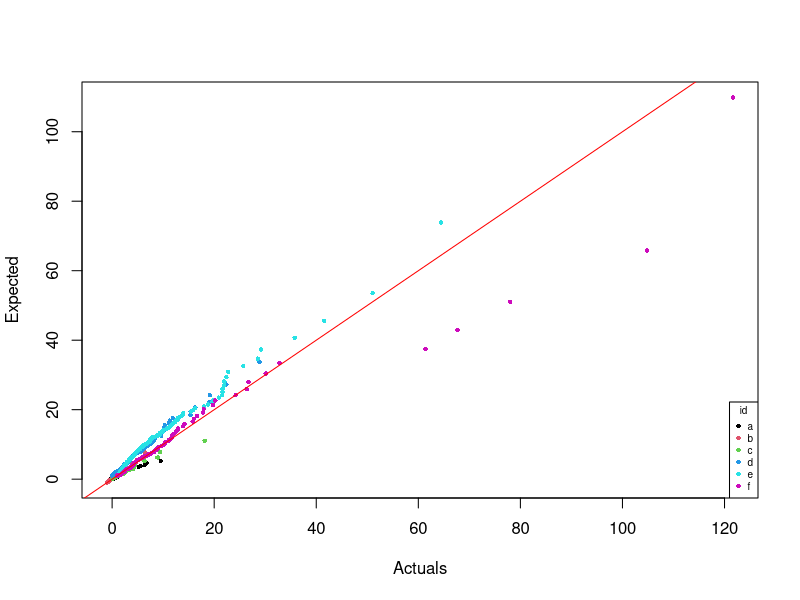
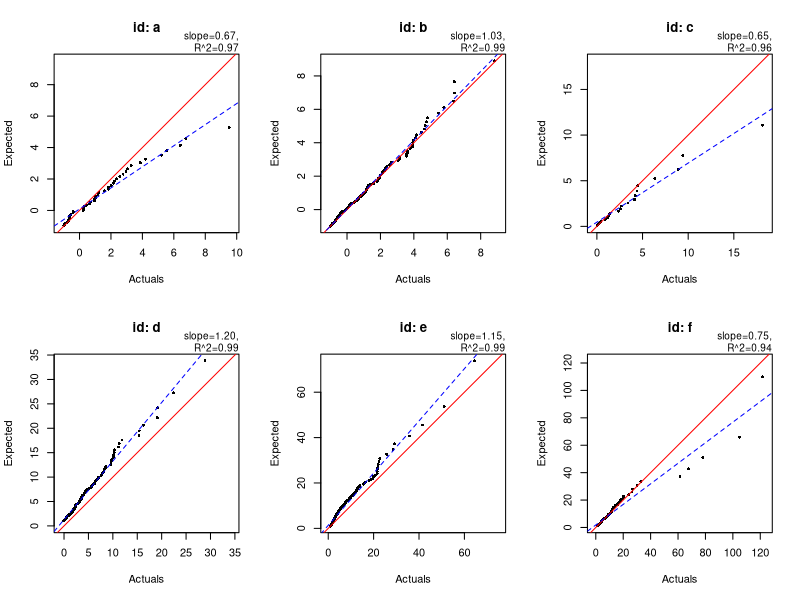
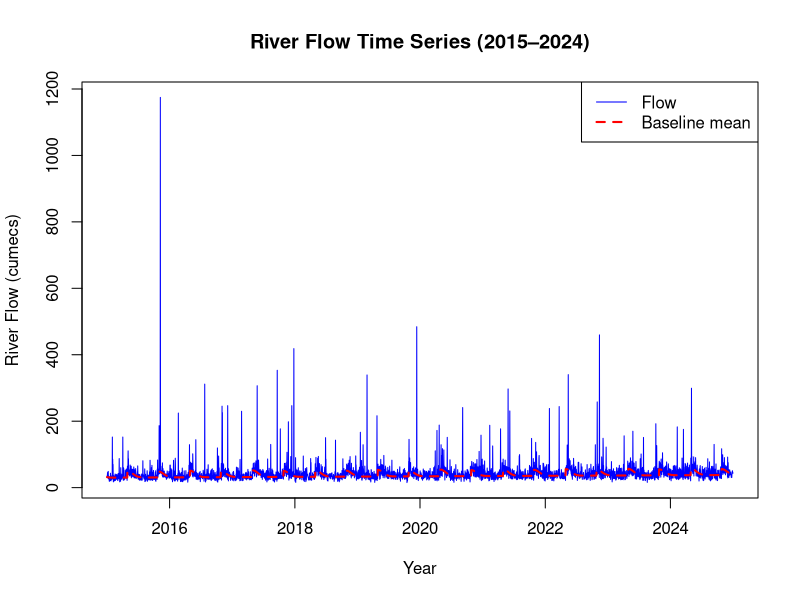
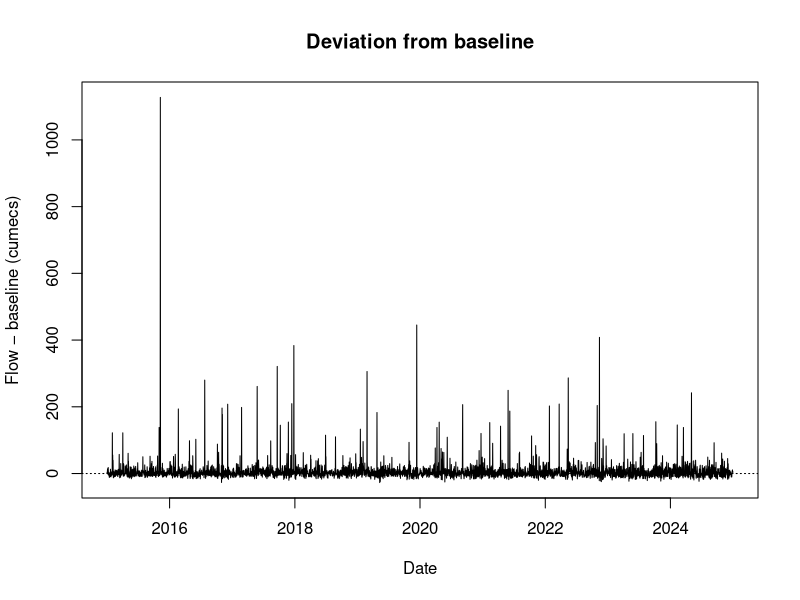
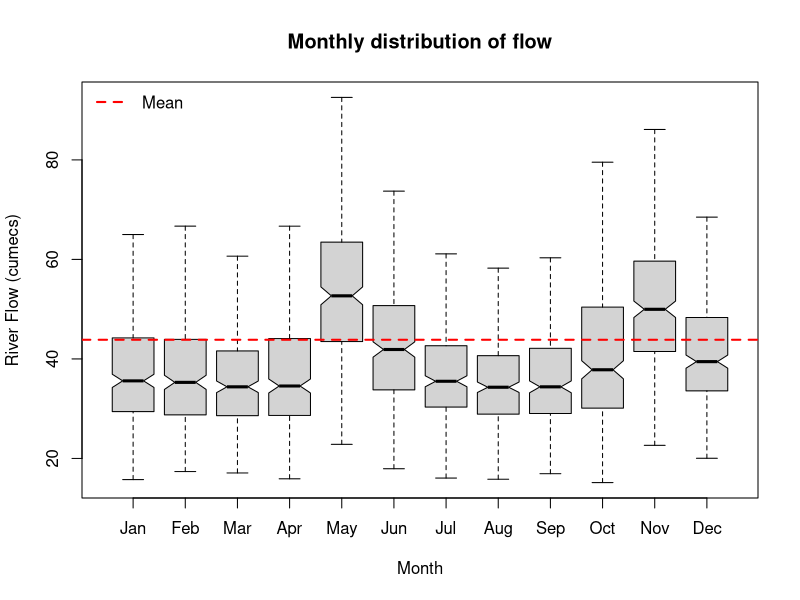
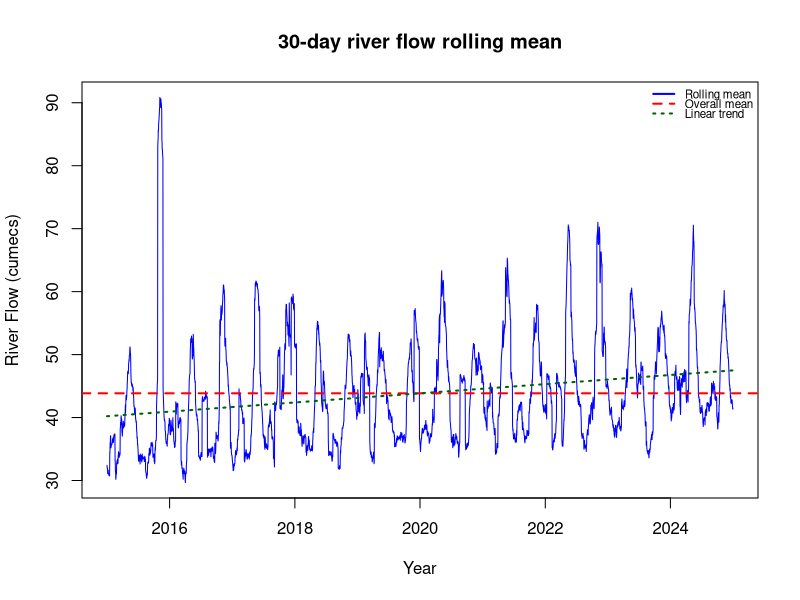
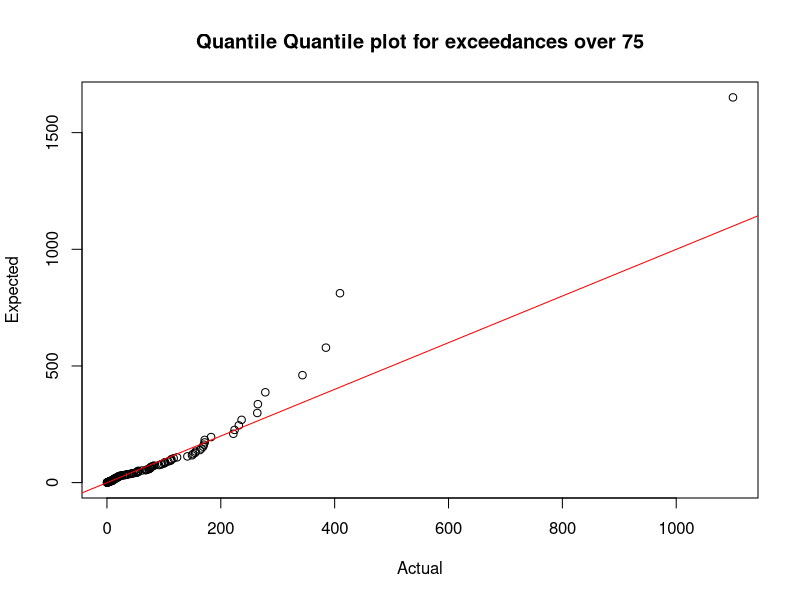

Write R code to recreate these figures, in order.
## ---- chunk 1
qgpd <- function (p, sigma=1, xi=0, u=0){
  len <- max(length(p), length(sigma), length(xi), length(u))
  p <- rep_len(p, len)
  sigma <- rep_len(sigma, len)
  xi <- rep_len(xi, len)
  u <- rep_len(u, len)
  
  safe_xi <- ifelse(xi==0, 1, xi)
  
  value <- ifelse(
    xi == 0,
    u - sigma * log1p(-p),
    u + ((1 - p)^(-xi) - 1) * sigma / safe_xi)
  maxp <- u - sigma/safe_xi
  
  # Ensuring our range is correct
  value <- ifelse(xi<0 & p==1, maxp, value)
  value <- ifelse(xi<0 & p<1 & maxp <= value, NaN, value)
  
  # Handling forbidden inputs
  inadmissable <-
  (is.na(p))|(is.na(sigma))|(is.na(xi))|(is.na(u))|
  (!is.numeric(p))|(!is.numeric(sigma))|(!is.numeric(xi))|(!is.numeric(u))|
  (p < 0)|(p > 1)|(sigma <= 0)

  if (any(inadmissable, na.rm = TRUE)) warning("NaNs produced")
  value[inadmissable] <- NaN
  
  value
  
}

## ---- chunk 2
qgpd(0.5,2,-0.4,1.5)
qgpd(0.75,2,-0.4,1.5)
qgpd(0.99,2,-0.4,1.5)
## ---- chunk 3
#| echo: false

# Reading our inputs:
gpd_parameters <- read.csv("gpd_parameters.csv")
gpd_samples <- read.csv("gpd_samples.csv")

# Mapping from our samples vector to our parameters table: 
row <- match(gpd_samples$set_id, gpd_parameters$id)

# Ranking our samples:
class_ranking <- ave(gpd_samples$value, gpd_samples$set_id, FUN = rank)

# Using our samples to generate our p-values:
n <- gpd_parameters$size[row]
p <- (class_ranking - 0.5) / n

# Formatting (necessary for the legend):
f   <- factor(gpd_samples$set_id)
cols <- as.integer(f)
ptch <- 16
pt.cex <- 0.6

expected_q <- qgpd(
  p, 
  gpd_parameters$sigma[row], 
  gpd_parameters$xi[row],
  gpd_parameters$u[row]
)

# Graphing our actual vs expected (using our p-values to generate our expected):
plot(
x = gpd_samples$value, 
y = expected_q,
xlab = "Actuals",
ylab = "Expected",
col = cols,
pch = ptch,
cex = pt.cex
)

# Adding our y=x line:
abline(0,1,col="red")

# Adding our legend:
legend(
  "bottomright",
  title = "id",
  legend = levels(f),
  col = seq_along(levels(f)),
  pch = ptch,
  cex = pt.cex,
  bty = "o")

## ---- chunk 4
#| echo: false

# Making six QQ plots (with one per id):
ids <- levels(f)

# Setting up the grid for our 6 smaller QQ plots:
op <- par(mfrow = c(2, 3))

# Building our plots:
for(id in ids){
  
  # Separating our various ids
  filt <- gpd_samples$set_id == id

  # Ensuring our plots don't appear too small when plotted
  limits <- range(c(gpd_samples$value[filt], expected_q[filt]), finite = TRUE)
  
  # Plotting the graph
  plot(
    x = gpd_samples$value[filt],
    y = expected_q[filt],
    xlab = "Actuals",
    ylab = "Expected",
    main = paste("id:", id),
    pch  = ptch,
    cex  = pt.cex,
    xlim = limits,
    ylim = limits,
    asp  = 1
  )
  
  # Fitting a y=x line
  abline(0, 1, col = "red")
  
  # Adding a line of best fit through our plotted samples
  bestfit <- lm(expected_q[filt] ~ gpd_samples$value[filt])
  abline(bestfit, col = "blue", lty = 2)

  # Annotating our figure
  mtext(
    sprintf(
      "slope=%.2f,
      R^2=%.2f",
      coef(bestfit)[2],
      summary(bestfit)$r.squared),
      side = 3,
      adj = 1,
      cex = 0.6)
  }

# Reverting from grids back to normal:
par(op)

## ---- chunk 5
#| echo: false

cor_results <- tapply(
  seq_along(expected_q),                 
  gpd_samples$set_id,
  function(filt) {
    cor(gpd_samples$value[filt], expected_q[filt])   
  }
)

# Displaying correlations by id:
cor_results

## ---- chunk 6
#| echo: false

# Reading our inputs:
riverflow <- read.csv("riverflow_2015_2024.csv")

# Formating dates:
riverflow$date <- as.Date(riverflow$date, format = "%Y-%m-%d")

# Time Series of flow data:
plot(
x = riverflow$date,
y = riverflow$flow,
type = "l",
col = "blue",
xlim = range(riverflow$date, na.rm = TRUE),
ylim = range(riverflow$flow, na.rm = TRUE),
xlab = "Year",
ylab = "River Flow (cumecs)",
main = "River Flow Time Series (2015–2024)"
)

# Time Series of baseline mean:
lines(
x = riverflow$date,
y = riverflow$baseline_mean,
col = "red",
lty = 2,
lwd = 2)

# Legend:
legend(
"topright",
legend = c("Flow", "Baseline mean"),
col = c("blue", "red"), 
lty = c(1, 2),
lwd = c(1, 2),
bty = "o")


# Time series plot of flow minus baseline mean. 
plot(
x = riverflow$date,
y = riverflow$flow - riverflow$baseline_mean,
type = "l",
xlab = "Date", 
ylab = "Flow − baseline (cumecs)",
main = "Deviation from baseline"
)
abline(h = 0, lty = 3)


## ---- chunk 7

riverflow$month <- factor(format(riverflow$date, "%b"), levels = month.abb)

# Box and Whisker plot:
boxplot(
flow ~ month,
data = riverflow,
ylab = "River Flow (cumecs)",
xlab = "Month",
main = "Monthly distribution of flow",
notch = TRUE,
outline = FALSE)
abline(h = mean(riverflow$flow), col = "red", lwd = 2, lty = 2)
legend("topleft", legend = "Mean", col = "red", lwd = 2, lty = 2, bty = "n")
## ---- chunk 8
#| echo: false

window <- 30
row_number <- nrow(riverflow)
rolling_mean <- rep(NA, row_number)

for(i in seq_len(row_number)){
  rolling_mean[i] <- mean(riverflow$flow[max(1,i-floor(window/2)):min(row_number,i+floor(window/2))],na.rm=TRUE)
}

# Plotting the rolling mean
plot(
  x=riverflow$date,
  y=rolling_mean,
  type="l",
  col="blue",
  xlab="Year",
  ylab="River Flow (cumecs)",
  main="30-day river flow rolling mean")

trend <- lm(rolling_mean ~ as.numeric(riverflow$date))

# Overall mean line and fitted trend line
abline(h = mean(riverflow$flow, na.rm = TRUE), col = "red", lty = 2, lwd = 2)
lines(riverflow$date, predict(trend), col = "darkgreen", lwd = 2, lty = 3)

# Legend
legend("topright",
       legend = c("Rolling mean", "Overall mean", "Linear trend"),
       col = c("blue", "red", "darkgreen"),
       lty = c(1, 2, 3),
       lwd = 2,
       bty = "n",
       cex = 0.7,
       y.intersp = 0.7)
## ---- chunk 9
#| echo: false

# Set up, so that we can use the formula from question 2:
over75 <- riverflow$flow[riverflow$flow > 75]
p <- (rank(over75)-0.5)/length(over75)

# Quantile Quantile Plot comparing the actual versus expected data:
plot(
x = sort(over75)-75,
y = sort(qgpd(p,29.7,0.62,0)), 
xlab = "Actual",
ylab = "Expected",
main = "Quantile Quantile plot for exceedances over 75")
abline(0, 1, col = "red")
